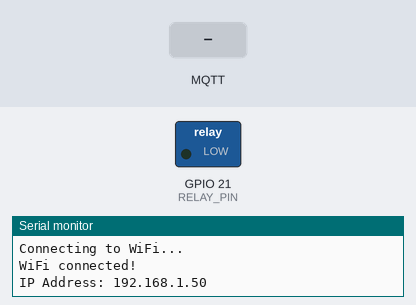
This program was run on a simulated ESP32. Shown: switched loads named in the program (green lamp = pin HIGH), the last lines printed to the serial monitor. Inputs (shaded band) come from the test bench. WiFi joins after 1.5 s; servers stay silent unless stated; no MQTT or app messages arrive unless stated.

Above: at 2.7 s.
2.8 s: MQTT message "1" arrives on the first subscribed topic
At 5.4 s:
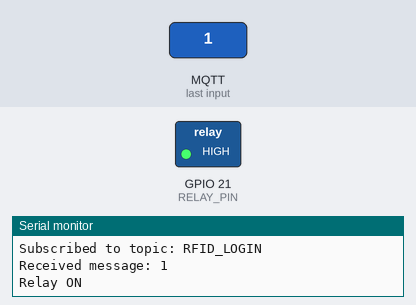
5.8 s: MQTT message "0" arrives on the first subscribed topic
At 6.6 s:
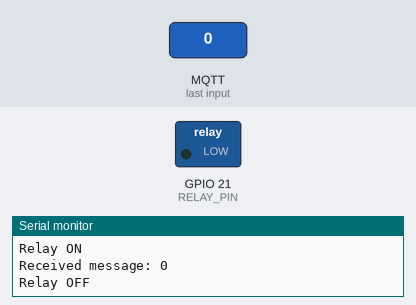
Timing chart, 0 to 8.8 s (numbered marks = the images above; inputs shaded):
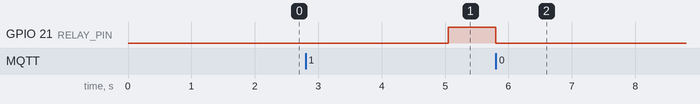

The program:

main.cpp
```cpp
#include <WiFi.h>
#include <WiFiMulti.h>
#include <PubSubClient.h>


WiFiMulti wifiMulti;

const char* mqtt_server = "192.168.1.101";
const char* topic_subscribe = "RFID_LOGIN";


#define RELAY_PIN 21

WiFiClient espClient;
PubSubClient client(espClient);

unsigned long lastReconnectAttempt = 0;


void callback(char* topic, byte* message, unsigned int length) {
  String msg;
  for (int i = 0; i < length; i++) {
    msg += (char)message[i];
  }

  msg.trim();

  Serial.print("Received message: ");
  Serial.println(msg);

  if (msg == "1") {
    digitalWrite(RELAY_PIN, HIGH);
    Serial.println("Relay ON");
  }
  else if (msg == "0") {
    digitalWrite(RELAY_PIN, LOW);
    Serial.println("Relay OFF");
  }
  else {
    Serial.println("Message ignored");
  }
}


void setupWiFi() {
  // Add all access points you want:
  wifiMulti.addAP("Estandarte-Ext", "12345678910");
  //wifiMulti.addAP("Cloud Control Network", "ccv7network");
  //wifiMulti.addAP("You never know", "123456789");
  //wifiMulti.addAP("MORPHEUS", "KirbyEstandarte4724");

  Serial.println("Connecting to WiFi...");
  while (wifiMulti.run() != WL_CONNECTED) {
    Serial.print(".");
    delay(1000);
  }

  Serial.println("\nWiFi connected!");
  Serial.print("IP Address: ");
  Serial.println(WiFi.localIP());
}


void reconnect() {
  if (millis() - lastReconnectAttempt < 5000) return;
  lastReconnectAttempt = millis();

  Serial.print("Attempting MQTT connection...");

  if (client.connect("ESP32_RELAY_CLIENT")) {
    Serial.println("connected!");
    client.subscribe(topic_subscribe);
    Serial.print("Subscribed to topic: ");
    Serial.println(topic_subscribe);
  } else {
    Serial.print("failed, rc=");
    Serial.println(client.state());
  }
}


void setup() {
  Serial.begin(115200);

  pinMode(RELAY_PIN, OUTPUT);
  digitalWrite(RELAY_PIN, LOW);  // Start OFF

  setupWiFi();

  client.setServer(mqtt_server, 1883);
  client.setCallback(callback);

  lastReconnectAttempt = 0;
}


void loop() {
  // Reconnect WiFi if disconnected
  if (wifiMulti.run() != WL_CONNECTED) {
    Serial.println("WiFi lost... reconnecting...");
  }

  // Reconnect MQTT if disconnected
  if (!client.connected()) {
    reconnect();
  } else {
    client.loop();
  }
}
```

Measured:
- after the input at 2.8 s, GPIO 21 (RELAY_PIN): LOW → HIGH after 2.3 s
- after the input at 5.8 s, GPIO 21 (RELAY_PIN): HIGH → LOW at once
